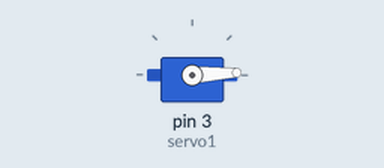
A sketch run on a simulated Arduino Uno, built with avr-gcc and run on an emulated ATmega328P. Parts: servo.

Above: at 0.05 s.
At 0.9 s:
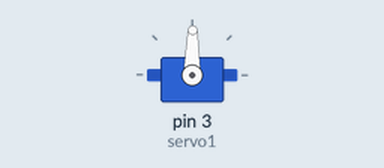
At 1.75 s:
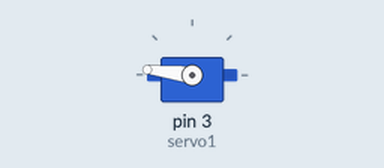
At 3.45 s:
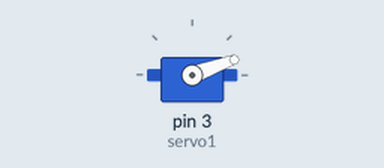
Timing chart, 0 to 8.4 s (numbered marks = the images above):
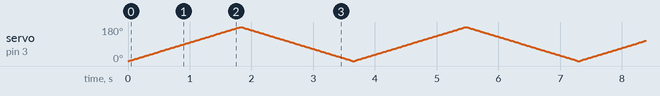

The sketch:

Servo.ino
```cpp
#include <Servo.h>
Servo servo1;
int pos = 0;

void setup()
{
  servo1.attach(3);
  servo1.write(0);
}

void loop()
{
 	for(int i = 0; i<=180; i++){
    servo1.write(i);
    delay(10);
  }
  for(int i = 180; i>=0; i--){
    servo1.write(i);
    delay(10);
  }
}
```
